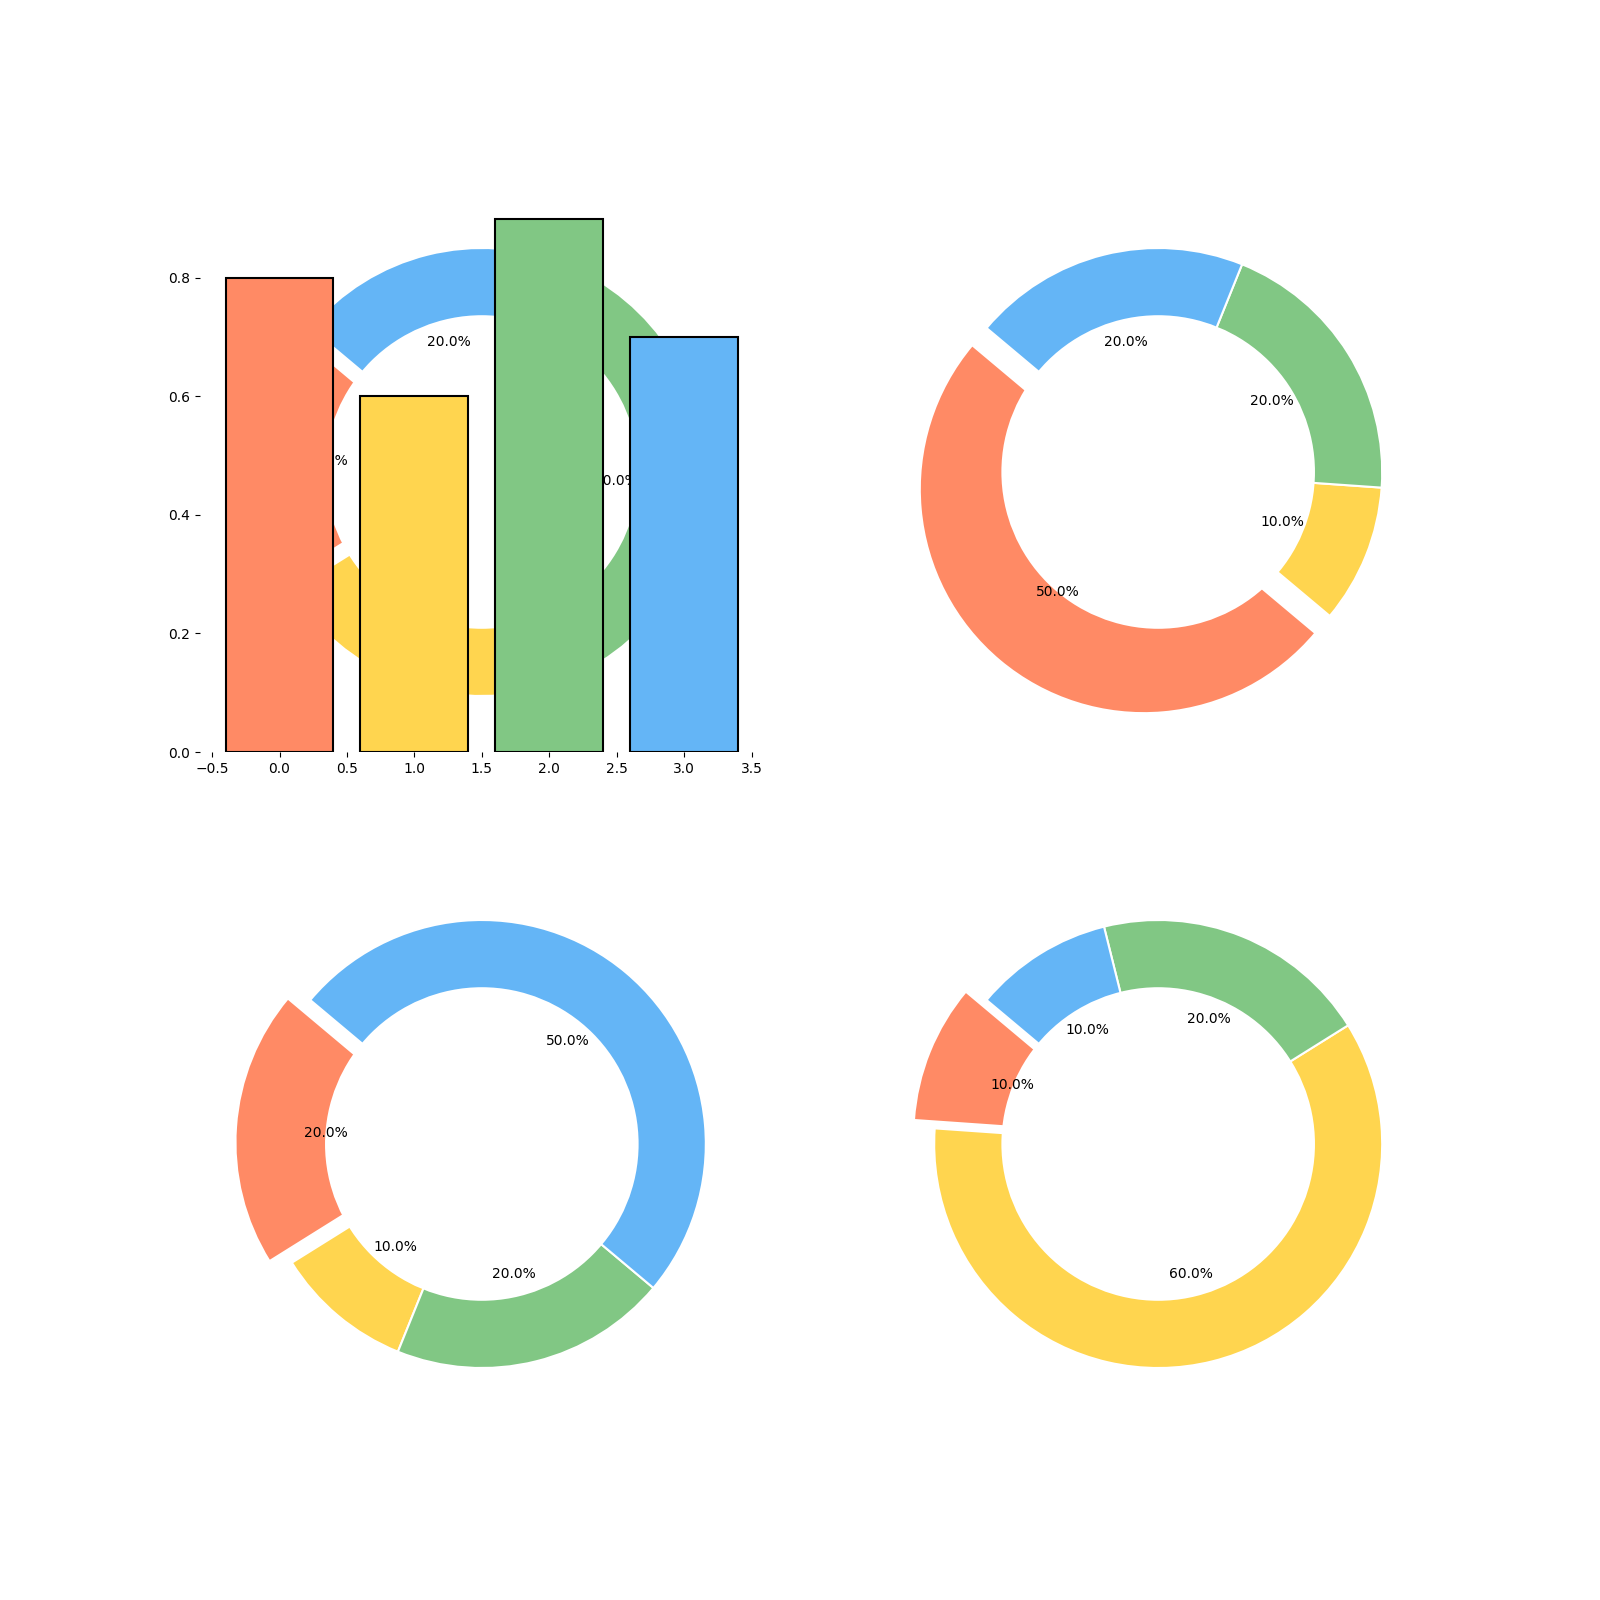

Generate this figure with Python:
import matplotlib.pyplot as plt

energy_data = [
    [50, 10, 20, 20],
    [10, 60, 20, 10],
    [20, 20, 40, 20],
    [20, 10, 20, 50]
]

efficiency_ratios = [0.8, 0.6, 0.9, 0.7]

shuffled_colors = ['#FF8A65', '#FFD54F', '#81C784', '#64B5F6']

fig, ax = plt.subplots(2, 2, figsize=(16,16))
explode = (0.1, 0, 0, 0)

# Rearranging the energy data to different subplot positions
plot_order = [2, 0, 3, 1]

for idx, position in enumerate(plot_order):
    wedges, texts, autotexts = ax.flatten()[idx].pie(
        energy_data[position],
        autopct='%1.1f%%',
        startangle=140,
        colors=shuffled_colors,
        explode=explode,
        textprops=dict(color="black", fontsize=10)
    )

    for wedge in wedges:
        wedge.set_edgecolor('w')
        wedge.set_linewidth(1.5)

    center_circle = plt.Circle((0,0), 0.70, fc='white')
    ax.flatten()[idx].add_artist(center_circle)

    ax.flatten()[idx].set_frame_on(False)

# Switching bar chart position from 224 to 221
ax_eff = fig.add_subplot(221)
ax_eff.bar(range(4), efficiency_ratios, color=shuffled_colors, edgecolor='black', linewidth=1.5)
ax_eff.set_frame_on(False)

plt.show()
